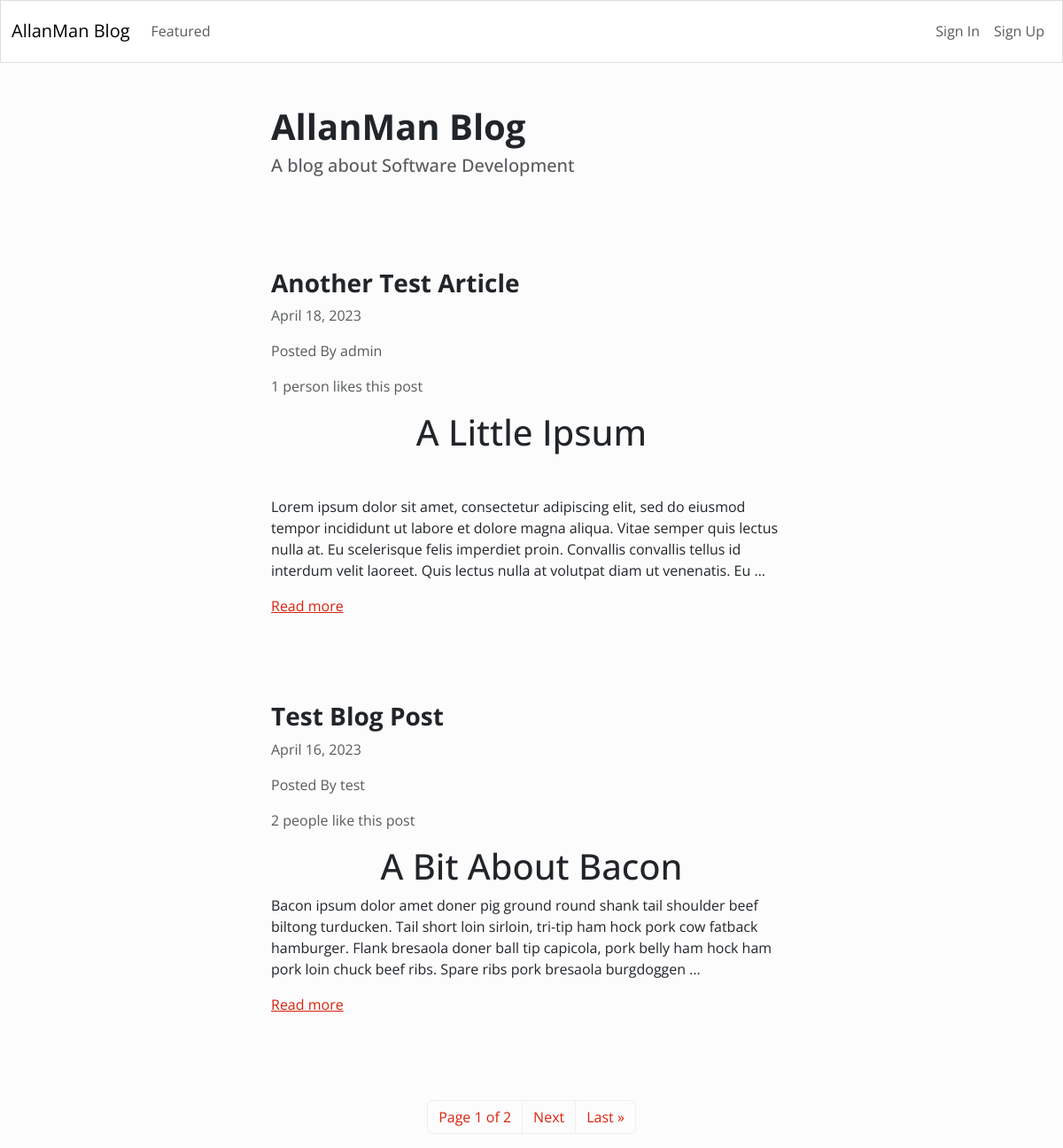
The page / on the database its author committed.
### blog/models.py (models this page shows)
class Article(models.Model):
    title = models.CharField(max_length=255)
    content = HTMLField()
    date = models.DateField(auto_now_add=True)
    author = models.ForeignKey(User, on_delete=models.CASCADE)
    featured = models.BooleanField(default=False)
    likes = models.ManyToManyField(User, related_name='Likes', blank=True)

### blog/views.py (the view)
# urls.py: path('', Index.as_view(), name='index'),
class Index(ListView):
    model = Article
    queryset = Article.objects.all().order_by('-date')
    template_name = 'blog/index.html'
    paginate_by = 2

### blog/templates/blog/index.html (shortened to what this page needs)
{% extends 'blog/base.html' %}
    {% block content %}
        <div class="row">
            <div class="col-md-6 col-12 mx-md-auto mx-3 mt-5 mb-5">
                <h1 class="fw-bolder">AllanMan Blog</h1>
                <h5 class="text-muted">A blog about Software Development</h5>
            </div>
        </div>
        {% for object in object_list %}
        <div class="row">
            <div class="col-md-6 col-11 mx-md-auto mx-3 mt-5 mb-5">
                <h3 class="fw-bold">{{ object.title }}</h3>
                <p class="text-muted"> {{ object.date }}</p>
                <p class="text-muted">Posted By {{ object.author.username }}</p>
                {% if object.likes.count == 1 %}
                    <p class="text-muted">{{ object.likes.count }} person likes this post</p>
                {% else %}
                    <p class="text-muted">{{ object.likes.count }} people like this post</p>
                {% endif %}
                <div class="my-3">
                    {{ object.content|truncatewords_html:50|safe }}
                </div>
                <a href="{% url 'detail_article' object.id %}">Read more</a>
            </div>
        </div>
        {% endfor %}
        <nav>
            <ul class="pagination">
                <div class="mx-auto d-flex flex-row mt-5">
                    <li class="page-item">
                        <a class="page-link" href="#">Page {{ page_obj.number }} of {{ page_obj.paginator.num_pages }}</a>
                    </li>
                    {% if page_obj.has_next %}
                        <li class="page-item">
                            <a class="page-link" href="?page={{ page_obj.next_page_number }}">Next</a>
                        </li>
                        <li class="page-item">
                            <a class="page-link" href="?page={{ page_obj.paginator.num_pages }}">Last &raquo;</a>
                        </li>
                    {% endif %}
                </div>
            </ul>
        </nav>
    {% endblock content %}

### rows shown on the page
Article: title "Another Test Article", date "April 18, 2023", author.username "admin", likes.count "1", content "A Little Ipsum Lorem ipsum dolor sit amet, consectetur adipiscing elit, sed do eiusmod tempor incididunt ut labore et dolore magna aliqua. Vitae semper quis lectus nulla at. Eu scelerisque felis imperdiet proin. Convallis convallis tellus id interdum velit laoreet. Quis lectus nulla at volutpat diam ut venenatis. Eu …"
Article: title "Test Blog Post", date "April 16, 2023", author.username "test", likes.count "2", content "A Bit About Bacon Bacon ipsum dolor amet doner pig ground round shank tail shoulder beef biltong turducken. Tail short loin sirloin, tri-tip ham hock pork cow fatback hamburger. Flank bresaola doner ball tip capicola, pork belly ham hock ham pork loin chuck beef ribs. Spare ribs pork bresaola burgdoggen …"

### other values the page prints
{{ page_obj.number }} "1"
{{ page_obj.paginator.num_pages }} "2"
